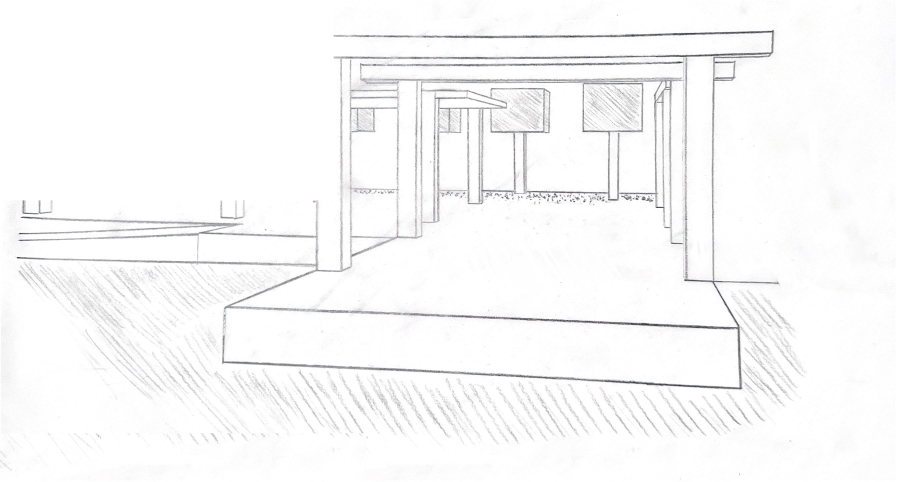
#> input picture images/hero-home.png, 2689 x 1444 px (shown at 1/3 size)
$ python remove_text2.py
#> lines starting #> are read from the running program, lines starting #| are printed output that depends on the picture
from PIL import Image, ImageDraw

img = Image.open('images/hero-home.png').convert('RGB')
#> img is the input picture: PIL image 2689x1444 RGB; mean R, G, B 249, 249, 249.1
draw = ImageDraw.Draw(img)

draw.rectangle([0, 0, 1000, 600], fill=(255, 255, 255))

patch = img.crop((800, 1300, 1400, 1444))
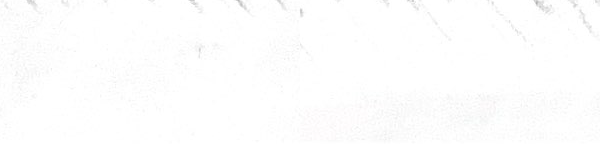
#> patch: PIL image 600x144 RGB; mean R, G, B 253.7, 253.7, 253.7
img.paste(patch, (0, 1300))

patch2 = img.crop((1400, 1300, 2000, 1444))
img.paste(patch2, (500, 1300))

img.save('images/hero-home.png')
print("Image processed successfully")

$ run again, with images/galerie2.png copied over images/hero-home.png
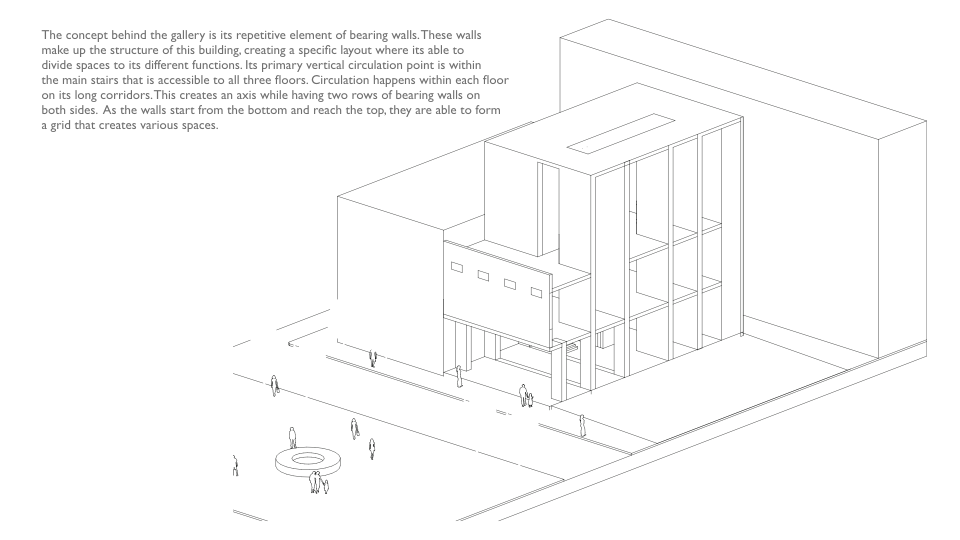
#> input picture images/galerie2.png, 1920 x 1080 px (shown at 1/2 size)
#> patch: PIL image 600x144 RGB; every value is 0
#> `img.paste(patch, (0, 1300))`:
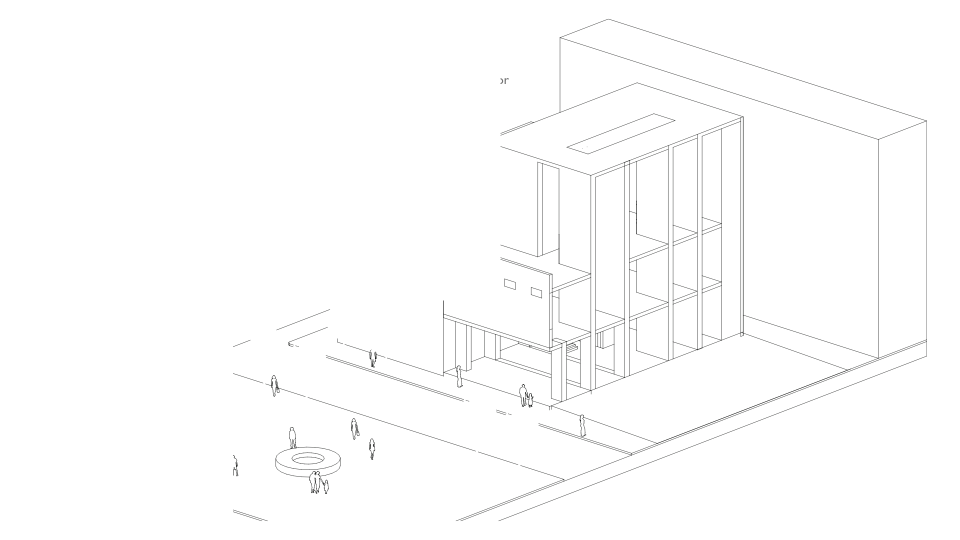
#> img: PIL image 1920x1080 RGB (shown at 1/2 size); mean R, G, B 252.9, 252.9, 252.9

$ run again, with images/galerie3.png copied over images/hero-home.png
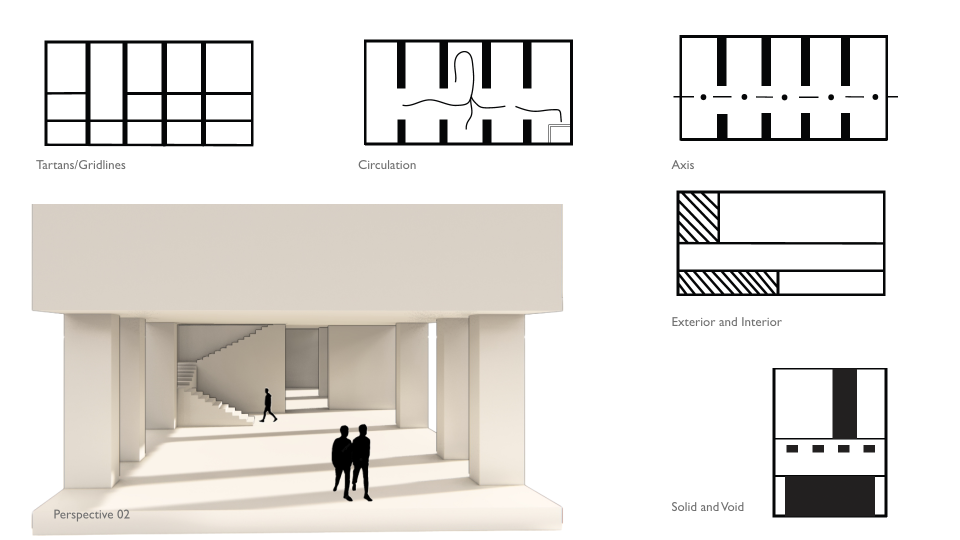
#> input picture images/galerie3.png, 1920 x 1080 px (shown at 1/2 size)
#> patch: PIL image 600x144 RGB; every value is 0
#> `img.paste(patch, (0, 1300))`:
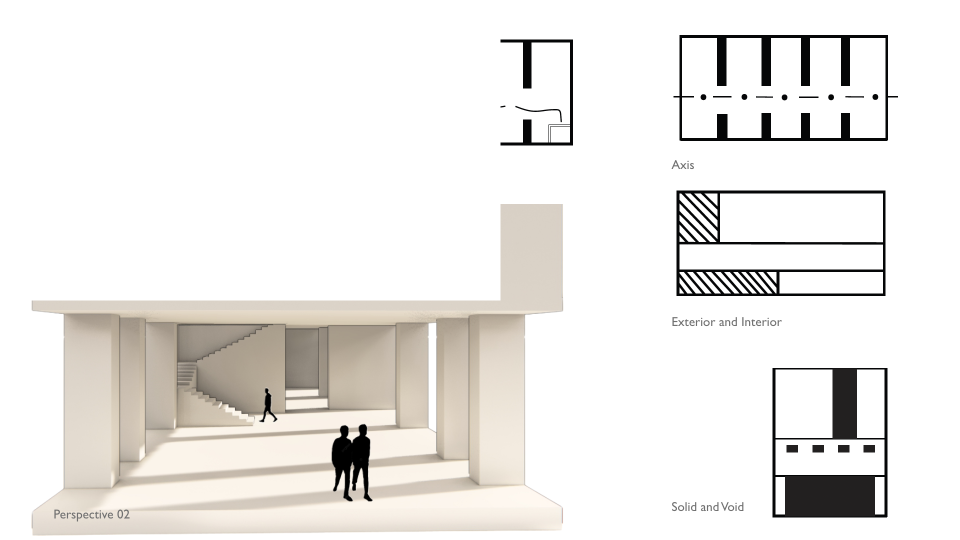
#> img: PIL image 1920x1080 RGB (shown at 1/2 size); mean R, G, B 236.7, 234.6, 231.8
